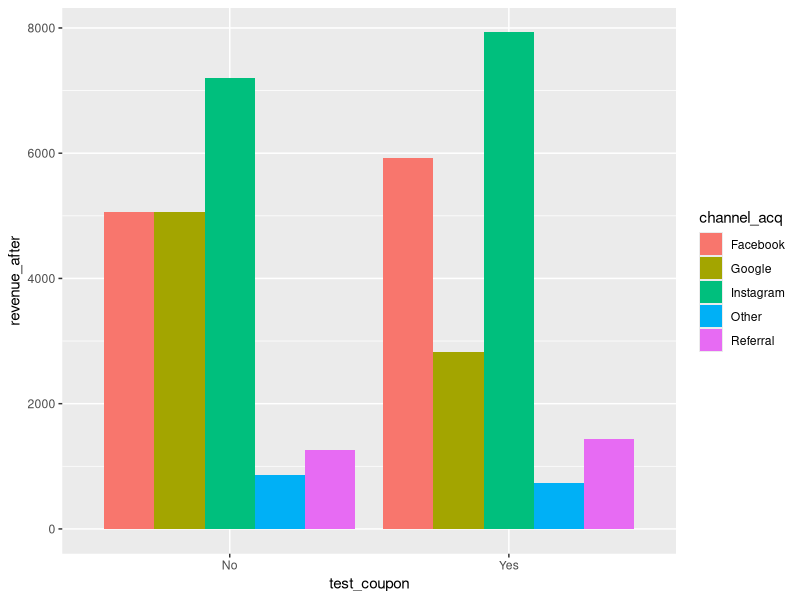
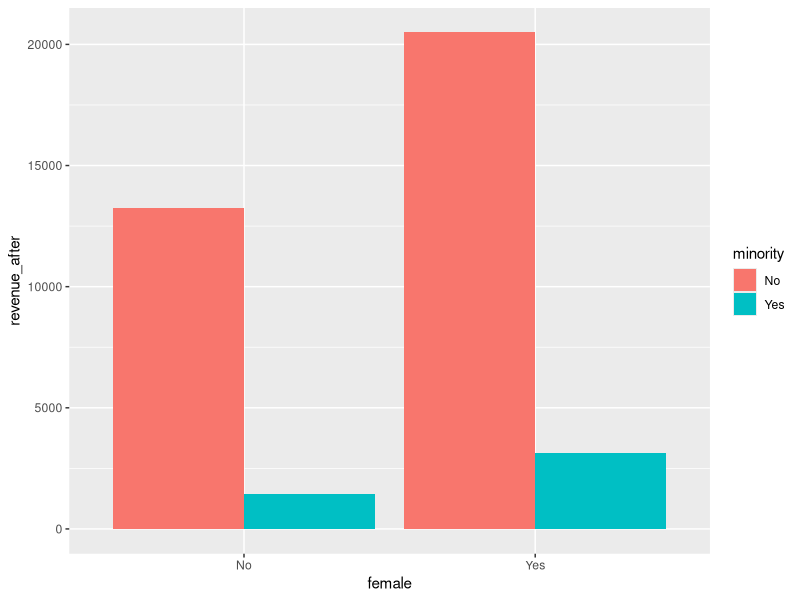
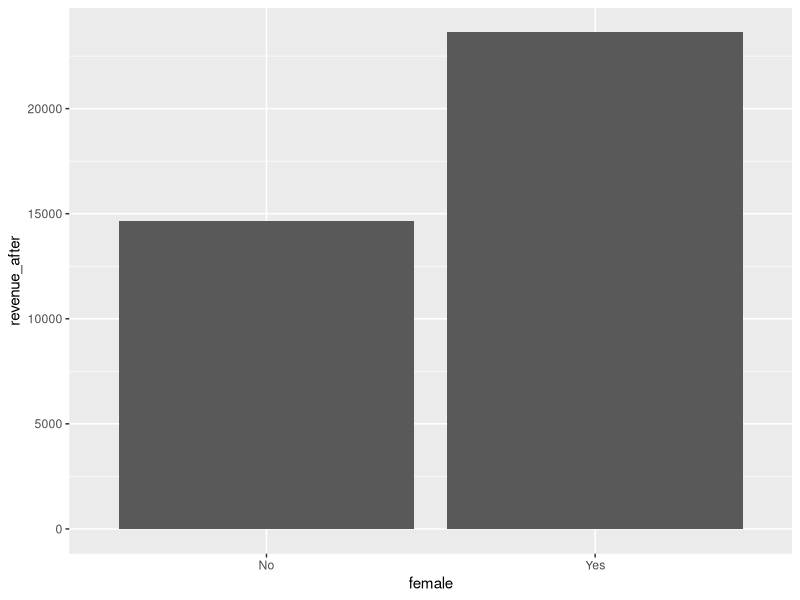
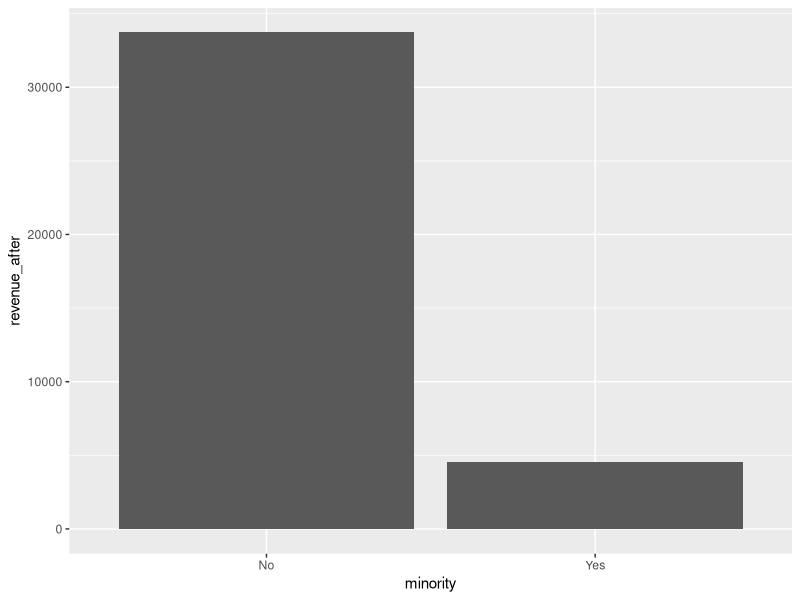
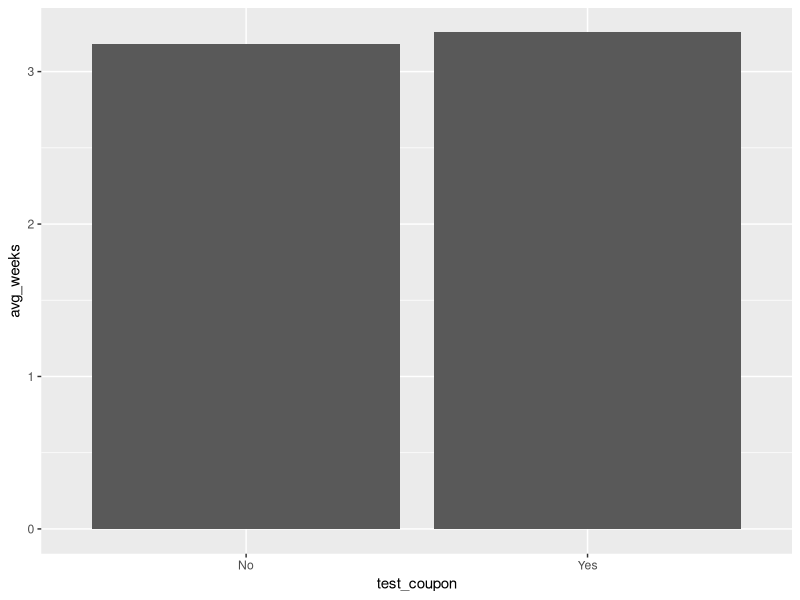
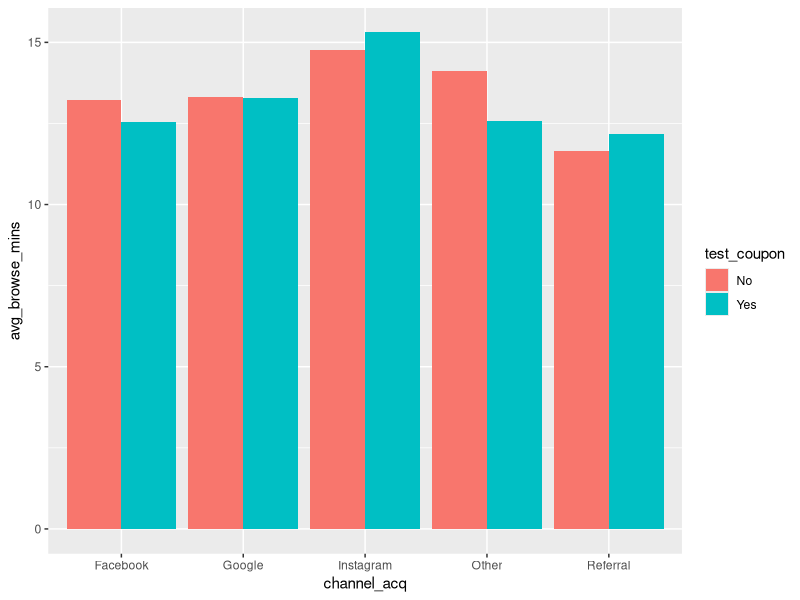
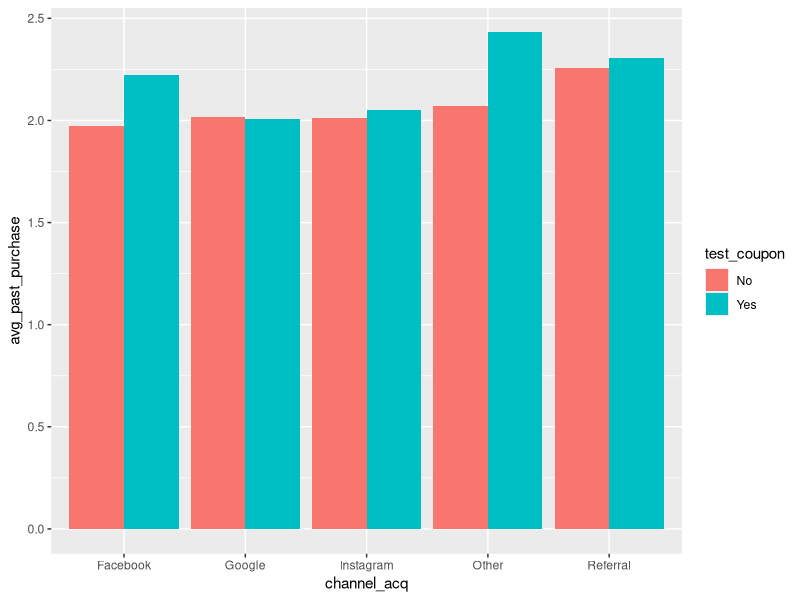
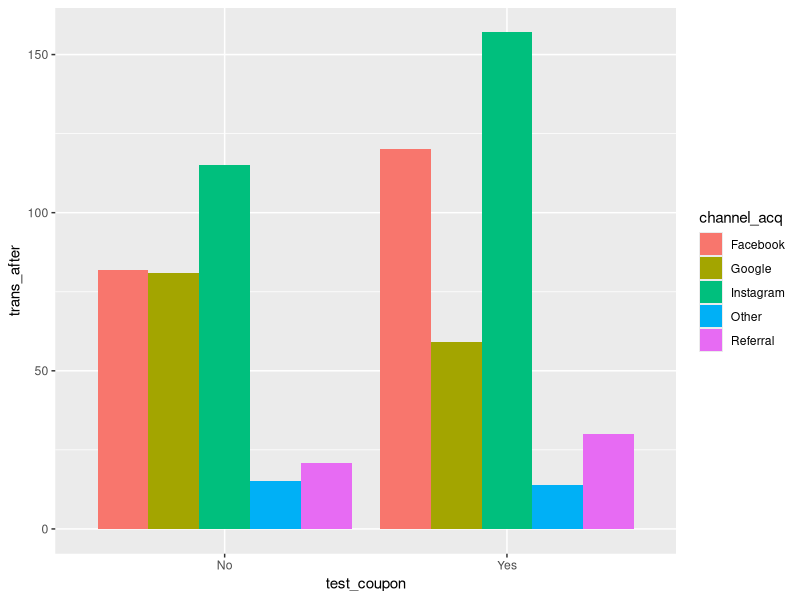

R code for these plots, in order: (Note: this script raises an error after producing the figures.)
library(dplyr)
library(ggplot2)

#loading artea dataset

artea_ab = read.csv("521703-XLS-ENG.xlsx - AB_test.csv")
artea_nc = read.csv("521703-XLS-ENG.xlsx - Next_Campaign.csv")

attach(artea_ab)
attach(artea_nc)

# summary of dataset
summary(artea_ab)
summary(artea_nc)

################ Graphical analysis ########################################
# analysis at channel level
df = artea_ab %>% group_by(channel_acq,test_coupon )  %>%
  summarise(revenue_after = sum(revenue_after),
            .groups = 'drop')

df$channel_acq = ifelse(df$channel_acq=="1","Google",df$channel_acq)
df$channel_acq = ifelse(df$channel_acq=="2","Facebook",df$channel_acq)
df$channel_acq = ifelse(df$channel_acq=="3","Instagram",df$channel_acq)
df$channel_acq = ifelse(df$channel_acq=="4","Referral",df$channel_acq)
df$channel_acq = ifelse(df$channel_acq=="5","Other",df$channel_acq)

df$test_coupon = ifelse(df$test_coupon=="1","Yes","No")

#ggplot(df, aes(fill=channel_acq, y=revenue_after, x=test_coupon)) + geom_bar(position="stack", stat = "identity")

ggplot(df, aes(fill=channel_acq, y=revenue_after, x=test_coupon)) + 
  geom_bar(position="dodge", stat="identity")

# at gender and minor level
df2 = artea_ab %>% group_by(female,minority )  %>%
  summarise(revenue_after = sum(revenue_after),
            .groups = 'drop')

df2$female = ifelse(df2$female=="1","Yes","No")
df2$minority = ifelse(df2$minority=="1","Yes","No")

ggplot(df2, aes(fill=minority, y=revenue_after, x=female)) + 
  geom_bar(position="dodge", stat="identity")

# female expenditure analysis
df3 = artea_ab %>% group_by(female)  %>%
  summarise(revenue_after = sum(revenue_after),
            .groups = 'drop')

df3$female = ifelse(df3$female=="1","Yes","No")

ggplot(df3, aes(y=revenue_after, x=female)) + 
  geom_bar(stat="identity")

# Minority expenditure analysis
df4 = artea_ab %>% group_by(minority )  %>%
  summarise(revenue_after = sum(revenue_after),
            .groups = 'drop')

df4$minority = ifelse(df4$minority=="1","Yes","No")

ggplot(df4, aes(y=revenue_after, x=minority)) + 
  geom_bar(stat="identity")

#################### General analysis of variables with test coupon ##################
# average weeks since visits for coupon holders
df4 = artea_ab %>% group_by(test_coupon)  %>%
  summarise(avg_weeks = mean(weeks_since_visit),
            .groups = 'drop')

df4$test_coupon = ifelse(df4$test_coupon=="1","Yes","No")

ggplot(df4, aes(y=avg_weeks, x=test_coupon)) + 
  geom_bar(stat="identity")

# time spent on web
df5 = artea_ab %>% group_by(channel_acq,test_coupon)  %>%
  summarise(avg_browse_mins = mean(browsing_minutes),
            .groups = 'drop')

df5$test_coupon = ifelse(df5$test_coupon=="1","Yes","No")
df5$channel_acq = ifelse(df5$channel_acq=="1","Google",df5$channel_acq)
df5$channel_acq = ifelse(df5$channel_acq=="2","Facebook",df5$channel_acq)
df5$channel_acq = ifelse(df5$channel_acq=="3","Instagram",df5$channel_acq)
df5$channel_acq = ifelse(df5$channel_acq=="4","Referral",df5$channel_acq)
df5$channel_acq = ifelse(df5$channel_acq=="5","Other",df5$channel_acq)

ggplot(df5, aes(fill= test_coupon,y=avg_browse_mins, x=channel_acq)) + 
  geom_bar(position="dodge",stat="identity")

# number of past purchases at coupon level
df6 = artea_ab %>% group_by(channel_acq,test_coupon)  %>%
  summarise(avg_past_purchase = mean(num_past_purch),
            .groups = 'drop')

df6$test_coupon = ifelse(df6$test_coupon=="1","Yes","No")
df6$channel_acq = ifelse(df6$channel_acq=="1","Google",df6$channel_acq)
df6$channel_acq = ifelse(df6$channel_acq=="2","Facebook",df6$channel_acq)
df6$channel_acq = ifelse(df6$channel_acq=="3","Instagram",df6$channel_acq)
df6$channel_acq = ifelse(df6$channel_acq=="4","Referral",df6$channel_acq)
df6$channel_acq = ifelse(df6$channel_acq=="5","Other",df6$channel_acq)

ggplot(df6, aes(fill= test_coupon,y=avg_past_purchase, x=channel_acq)) + 
  geom_bar(position="dodge",stat="identity")

########## graphical analysis of transactions ####################################
# analysis at channel level
df = artea_ab %>% group_by(channel_acq,test_coupon )  %>%
  summarise(trans_after = sum(trans_after),
            .groups = 'drop')

df$channel_acq = ifelse(df$channel_acq=="1","Google",df$channel_acq)
df$channel_acq = ifelse(df$channel_acq=="2","Facebook",df$channel_acq)
df$channel_acq = ifelse(df$channel_acq=="3","Instagram",df$channel_acq)
df$channel_acq = ifelse(df$channel_acq=="4","Referral",df$channel_acq)
df$channel_acq = ifelse(df$channel_acq=="5","Other",df$channel_acq)

df$test_coupon = ifelse(df$test_coupon=="1","Yes","No")

#ggplot(df, aes(fill=channel_acq, y=revenue_after, x=test_coupon)) + geom_bar(position="stack", stat = "identity")

ggplot(df, aes(fill=channel_acq, y=trans_after, x=test_coupon)) + 
  geom_bar(position="dodge", stat="identity")

# at gender and minor level
df2 = artea_ab %>% group_by(female,minority )  %>%
  summarise(trans_after = sum(trans_after),
            .groups = 'drop')

df2$female = ifelse(df2$female=="1","Yes","No")
df2$minority = ifelse(df2$minority=="1","Yes","No")

ggplot(df2, aes(fill=minority, y=trans_after, x=female)) + 
  geom_bar(position="dodge", stat="identity")

# female expenditure analysis
df3 = artea_ab %>% group_by(female)  %>%
  summarise(trans_after = sum(trans_after),
            .groups = 'drop')

df3$female = ifelse(df3$female=="1","Yes","No")

ggplot(df3, aes(y=trans_after, x=female)) + 
  geom_bar(stat="identity")

# Minority expenditure analysis
df4 = artea_ab %>% group_by(minority )  %>%
  summarise(trans_after = sum(trans_after),
            .groups = 'drop')

df4$minority = ifelse(df4$minority=="1","Yes","No")

ggplot(df4, aes(y=trans_after, x=minority)) + 
  geom_bar(stat="identity")

################# t-test for variables #############################################
t.test(artea_ab$test_coupon[artea_ab$test_coupon=="1"], artea_ab$num_past_purch)
t.test(artea_ab$test_coupon[artea_ab$test_coupon=="0"], artea_ab$num_past_purch)

t.test(artea_ab$test_coupon[artea_ab$test_coupon=="1"], artea_ab$spent_last_purchase)
t.test(artea_ab$test_coupon[artea_ab$test_coupon=="0"], artea_ab$spent_last_purchase)

t.test(artea_ab$test_coupon[artea_ab$test_coupon=="1"], artea_ab$weeks_since_visit)
t.test(artea_ab$test_coupon[artea_ab$test_coupon=="0"], artea_ab$weeks_since_visit)

t.test(artea_ab$test_coupon[artea_ab$test_coupon=="1"], artea_ab$browsing_minutes)
t.test(artea_ab$test_coupon[artea_ab$test_coupon=="0"], artea_ab$browsing_minutes)

# Just for reference (not useful to compare the data split was done randomly since 
#                     the columns used below came after the promotion)

t.test(artea_ab$test_coupon[artea_ab$test_coupon=="1"], artea_ab$trans_after)
t.test(artea_ab$test_coupon[artea_ab$test_coupon=="0"], artea_ab$trans_after)

t.test(artea_ab$test_coupon[artea_ab$test_coupon=="1"], artea_ab$revenue_after)
t.test(artea_ab$test_coupon[artea_ab$test_coupon=="0"], artea_ab$revenue_after)

########################### dummy variables for channels####################################
artea_ab$facebook <- ifelse(artea_ab$channel_acq == 2, 1, 0)
artea_ab$google <- ifelse(artea_ab$channel_acq == 1, 1, 0)
artea_ab$instagram <- ifelse(artea_ab$channel_acq == 3, 1, 0)
artea_ab$other <- ifelse(artea_ab$channel_acq == 5, 1, 0)
artea_ab$referral <- ifelse(artea_ab$channel_acq == 4, 1, 0)

#artea_ab = artea_ab %>% 
#  mutate_at(vars(trans_after,revenue_after,num_past_purch,spent_last_purchase,
#                 weeks_since_visit, browsing_minutes),as.numeric) %>% 
#  mutate_at(vars(id,minority,female,test_coupon, channel_acq, shopping_cart),
#            as.factor)

################# correlation within data ##########################################
# transaction after
cor(artea_ab$trans_after, artea_ab$revenue_after, method = 'spearman')
cor(artea_ab$trans_after, artea_ab$test_coupon, method = 'spearman')
cor(artea_ab$trans_after, artea_ab$minority, method = 'spearman')
cor(artea_ab$trans_after, artea_ab$female, method = 'spearman')
cor(artea_ab$trans_after, artea_ab$facebook, method = 'spearman')
cor(artea_ab$trans_after, artea_ab$google, method = 'spearman')
cor(artea_ab$trans_after, artea_ab$instagram, method = 'spearman')
cor(artea_ab$trans_after, artea_ab$other, method = 'spearman')
cor(artea_ab$trans_after, artea_ab$referral, method = 'spearman')
cor(artea_ab$trans_after, artea_ab$num_past_purch, method = 'spearman')
cor(artea_ab$trans_after, artea_ab$spent_last_purchase, method = 'spearman')
cor(artea_ab$trans_after, artea_ab$weeks_since_visit, method = 'spearman')
cor(artea_ab$trans_after, artea_ab$browsing_minutes, method = 'spearman')
cor(artea_ab$trans_after, artea_ab$shopping_cart, method = 'spearman')

# revenue after
cor(artea_ab$revenue_after, artea_ab$revenue_after, method = 'spearman')
cor(artea_ab$revenue_after, artea_ab$test_coupon, method = 'spearman')
cor(artea_ab$revenue_after, artea_ab$minority, method = 'spearman')
cor(artea_ab$revenue_after, artea_ab$female, method = 'spearman')
cor(artea_ab$revenue_after, artea_ab$facebook, method = 'spearman')
cor(artea_ab$revenue_after, artea_ab$google, method = 'spearman')
cor(artea_ab$revenue_after, artea_ab$instagram, method = 'spearman')
cor(artea_ab$revenue_after, artea_ab$other, method = 'spearman')
cor(artea_ab$revenue_after, artea_ab$referral, method = 'spearman')
cor(artea_ab$revenue_after, artea_ab$num_past_purch, method = 'spearman')
cor(artea_ab$revenue_after, artea_ab$spent_last_purchase, method = 'spearman')
cor(artea_ab$revenue_after, artea_ab$weeks_since_visit, method = 'spearman')
cor(artea_ab$revenue_after, artea_ab$browsing_minutes, method = 'spearman')
cor(artea_ab$revenue_after, artea_ab$shopping_cart, method = 'spearman')

####################################### regression model######################################
install.packages("tidyverse")
install.packages("caret")
install.packages("leaps")

library(tidyverse)
library(caret)
library(leaps)
library(MASS)
set.seed(123)

# Set up repeated k-fold cross-validation
train.control <- trainControl(method = "cv", number = 10)

# Train the model
step.model <- train(revenue_after ~ facebook+
                                    google+
                                    instagram+
                                    other+
                                    referral+
                                    num_past_purch+
                                    spent_last_purchase+
                                    weeks_since_visit+
                                    browsing_minutes+
                                    shopping_cart, 
                    data = artea_ab,
                    method = "leapBackward", 
                    tuneGrid = data.frame(nvmax = 1:5),
                    trControl = train.control
)
step.model$results

step.model$bestTune

summary(step.model$finalModel)

coef(step.model$finalModel, 5)

model = lm(revenue_after ~ 
#     female+ (removing female to validate the next campaign data set as it don't have female)
     google+
     num_past_purch+
     spent_last_purchase+
     weeks_since_visit+
     shopping_cart, 
   data = artea_ab)

summary(model)

########################### Model validation on next campaign dataset ###################################

test_data = artea_nc

test_data$facebook <- ifelse(test_data$channel_acq == 2, 1, 0)
test_data$google <- ifelse(test_data$channel_acq == 1, 1, 0)
test_data$instagram <- ifelse(test_data$channel_acq == 3, 1, 0)
test_data$other <- ifelse(test_data$channel_acq == 5, 1, 0)
test_data$referral <- ifelse(test_data$channel_acq == 4, 1, 0)

sapply(test_data, class)

predictions <- predict(model, test_data)

data.frame(R2 = R2(predictions, test_data $ Volume), 
           RMSE = RMSE(predictions, test_data $ Volume), 
           MAE = MAE(predictions, test_data $ Volume))

######### Regression of trans after and revenue after without backward  elimination and max r-squared value
######### Also, using features which are not present in validation set (next campaign data)

model2 = lm(revenue_after ~ 
             test_coupon+
             facebook+
             google+
             instagram+
             other+
             referral+
             num_past_purch+
             spent_last_purchase+
             weeks_since_visit+
             browsing_minutes+
             shopping_cart, 
           data = artea_ab)

summary(model2)

model3 = lm(trans_after ~ 
             test_coupon+
             facebook+
             google+
             instagram+
             other+
             referral+
             num_past_purch+
             spent_last_purchase+
             weeks_since_visit+
             browsing_minutes+
             shopping_cart, 
           data = artea_ab)

summary(model3)

#################################################################################
############## Considering shopping cart * test coupon for regression ###########

artea_ab$coup_cart = (artea_ab$test_coupon * artea_ab$shopping_cart) 
model4 = lm(revenue_after ~ 
              test_coupon+
              channel_acq+
              #facebook+
              #google+
              #instagram+
              #other+
              #referral+
              num_past_purch+
              spent_last_purchase+
              weeks_since_visit+
              browsing_minutes+
              shopping_cart+
              coup_cart, 
            data = artea_ab)

summary(model4)

############## Considering facebook * test coupon for regression ###########

artea_ab$coup_facebook = artea_ab$test_coupon * artea_ab$facebook 
model5 = lm(revenue_after ~ 
              test_coupon+
              facebook+
              google+
              instagram+
              other+
              referral+
              num_past_purch+
              spent_last_purchase+
              weeks_since_visit+
              browsing_minutes+
              shopping_cart+
              coup_facebook, 
            data = artea_ab)

summary(model5)

############## Considering google * test coupon for regression ###########

artea_ab$coup_google = artea_ab$test_coupon * artea_ab$google 
model6 = lm(revenue_after ~ 
              test_coupon+
              facebook+
              google+
              instagram+
              other+
              referral+
              num_past_purch+
              spent_last_purchase+
              weeks_since_visit+
              browsing_minutes+
              shopping_cart+
              coup_google, 
            data = artea_ab)

summary(model6)

############## Considering instagram * test coupon for regression ###########

artea_ab$coup_instagram = artea_ab$test_coupon * artea_ab$instagram 
model7 = lm(revenue_after ~ 
              test_coupon+
              facebook+
              google+
              instagram+
              other+
              referral+
              num_past_purch+
              spent_last_purchase+
              weeks_since_visit+
              browsing_minutes+
              shopping_cart+
              coup_instagram, 
            data = artea_ab)

summary(model7)

############## Considering referral * test coupon for regression ###########

artea_ab$coup_referral = artea_ab$test_coupon * artea_ab$referral
model8 = lm(revenue_after ~ 
              test_coupon+
              facebook+
              google+
              instagram+
              other+
              referral+
              num_past_purch+
              spent_last_purchase+
              weeks_since_visit+
              browsing_minutes+
              shopping_cart+
              coup_referral, 
            data = artea_ab)

summary(model8)

############## Considering other * test coupon for regression ###########

artea_ab$coup_other = artea_ab$test_coupon * artea_ab$other 
model9 = lm(revenue_after ~ 
              test_coupon+
              facebook+
              google+
              instagram+
              other+
              referral+
              num_past_purch+
              spent_last_purchase+
              weeks_since_visit+
              browsing_minutes+
              shopping_cart+
              coup_other, 
            data = artea_ab)

summary(model9)

############## Considering browsing minutes * test coupon for regression ###########

artea_ab$coup_browse_mins = ifelse(artea_ab$browsing_minutes >= mean(artea_ab$browsing_minutes) & artea_ab$test_coupon == 1, artea_ab$browsing_minutes, 0)
model10 = lm(revenue_after ~ 
              test_coupon+
              facebook+
              google+
              instagram+
              other+
              referral+
              num_past_purch+
              spent_last_purchase+
              weeks_since_visit+
              browsing_minutes+
              shopping_cart+
              coup_browse_mins, 
            data = artea_ab)

summary(model10)

############## Considering week since visit <= 1 * test coupon for regression ###########

artea_ab$coup_week_visit = ifelse(artea_ab$weeks_since_visit <= 1 & artea_ab$test_coupon == 1, 1, 0)
model11 = lm(revenue_after ~ 
              test_coupon+
              facebook+
              google+
              instagram+
              other+
              referral+
              num_past_purch+
              spent_last_purchase+
              weeks_since_visit+
              browsing_minutes+
              shopping_cart+
              coup_week_visit, 
            data = artea_ab)

summary(model11)

############## Considering avg number of past purchase * test coupon for regression ###########

artea_ab$coup_past_pur = ifelse(artea_ab$num_past_purch >= mean(artea_ab$num_past_purch) & artea_ab$test_coupon == 1, 1, 0)
model12 = lm(revenue_after ~ 
              test_coupon+
              facebook+
              google+
              instagram+
              other+
              referral+
              num_past_purch+
              spent_last_purchase+
              weeks_since_visit+
              browsing_minutes+
              shopping_cart+
              coup_past_pur, 
            data = artea_ab)

summary(model12)

##################################################################################################
################# Validating above models on next campaign data set 
################# three conditions: 
################# 1. All customers are sent coupons, 
################# 2. No coupons are sent to any customers 
################# 3. On groups created above in different models

##### model 4 ######
###  three situation for creating coup cart (0 for all,1 for all and 1 for people having cart loaded)
### (line 513, 517), (line 514,518 and (line 515, 519)

test_data$test_coupon = 1
test_data$test_coupon = 0
test_data$test_coupon = ifelse(test_data$shopping_cart > 0, 1, 0)

test_data$coup_cart = 1
test_data$coup_cart = 0
test_data$coup_cart = test_data$test_coupon * test_data$shopping_cart

sapply(test_data, class)

pred1 <- predict(model4, test_data)
pred2 <- predict(model4, test_data)
pred3 <- predict(model4, test_data)

sum(pred1)
sum(pred2)
sum(pred3)

data.frame(R2 = R2(predictions, test_data), 
           RMSE = RMSE(predictions, test_data), 
           MAE = MAE(predictions, test_data))

##### model 6 ######

test_data$test_coupon = 1
test_data$test_coupon = 0
test_data$test_coupon = ifelse(test_data$google > 0, 1, 0)

test_data$coup_google = 1
test_data$coup_google = 0
test_data$coup_google = test_data$test_coupon * test_data$google

sapply(test_data, class)

pred1 <- predict(model6, test_data)
pred2 <- predict(model6, test_data)
pred3 <- predict(model6, test_data)

sum(pred1)
sum(pred2)
sum(pred3)

##### model 7 ######

test_data$test_coupon = 1
test_data$test_coupon = 0
test_data$test_coupon = ifelse(test_data$shopping_cart > 0, 1, 0)

test_data$coup_instagram = 1
test_data$coup_instagram = 0
test_data$coup_instagram = test_data$test_coupon * test_data$coup_instagram

sapply(test_data, class)

pred1 <- predict(model7, test_data)
pred2 <- predict(model7, test_data)
pred3 <- predict(model7, test_data)

sum(pred1)
sum(pred2)
sum(pred3)

##### model 12 ######

test_data$test_coupon = 1
test_data$test_coupon = 0
test_data$test_coupon = ifelse(test_data$shopping_cart > 0, 1, 0)

test_data$coup_past_pur = 1
test_data$coup_past_pur = 0
test_data$coup_past_pur = ifelse(test_data$num_past_purch >= mean(test_data$num_past_purch) & test_data$test_coupon == 1, 1, 0)

sapply(test_data, class)

pred1 <- predict(model12, test_data)
pred2 <- predict(model12, test_data)
pred3 <- predict(model12, test_data)

sum(pred1)
sum(pred2)
sum(pred3)

### model13 (facebook+cart)
artea_ab$face_cart = (artea_ab$facebook * artea_ab$shopping_cart) 
model13 = lm(revenue_after ~ 
              test_coupon+
              channel_acq+
              facebook+
              google+
              instagram+
              other+
              referral+
              num_past_purch+
              spent_last_purchase+
              weeks_since_visit+
              browsing_minutes+
              shopping_cart+
              face_cart , 
            data = artea_ab)

summary(model13)

test_data$test_coupon = 1
test_data$test_coupon = 0
test_data$test_coupon = ifelse(test_data$facebook == 1 & test_data$shopping_cart > 1, 1, 0)

test_data$face_cart = 1
test_data$face_cart = 0
test_data$face_cart = ifelse(test_data$facebook == 1 & test_data$shopping_cart > 1, 1, 0)

sapply(test_data, class)

pred1 <- predict(model13, test_data)
pred2 <- predict(model13, test_data)
pred3 <- predict(model13, test_data)

sum(pred1)
sum(pred2)
sum(pred3)

## model 14 (instagram + cart)

artea_ab$insta_cart = (artea_ab$instagram * artea_ab$shopping_cart) 
model14 = lm(revenue_after ~ 
              test_coupon+
              channel_acq+
              facebook+
              google+
              instagram+
              other+
              referral+
              num_past_purch+
              spent_last_purchase+
              weeks_since_visit+
              browsing_minutes+
              shopping_cart+
              insta_cart, 
            data = artea_ab)

summary(model14)

test_data$test_coupon = 1
test_data$test_coupon = 0
test_data$test_coupon = ifelse(test_data$instagram == 1 & test_data$shopping_cart > 0, 1, 0)

test_data$insta_cart = 1
test_data$insta_cart = 0
test_data$insta_cart = ifelse(test_data$instagram == 1 & test_data$shopping_cart > 0, 1, 0)

sapply(test_data, class)

pred1 <- predict(model14, test_data)
pred2 <- predict(model14, test_data)
pred3 <- predict(model14, test_data)

sum(pred1)
sum(pred2)
sum(pred3)
